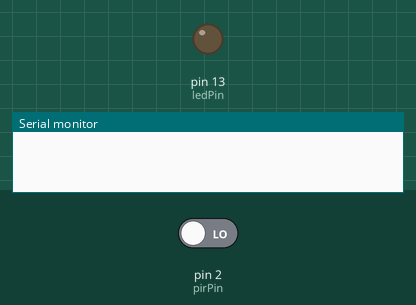
Bench run of a sketch on a simulated Arduino Uno, built with avr-gcc and run on an emulated ATmega328P. On the bench: output pins drawn as LEDs (lit = HIGH), the last lines printed to the serial monitor. Inputs (shaded band) come from the test bench; at power-on: pin 2 (pirPin) LOW.

Above: at 1.2 s.
1.3 s: pin 2 (pirPin) driven HIGH
At 2.3 s:
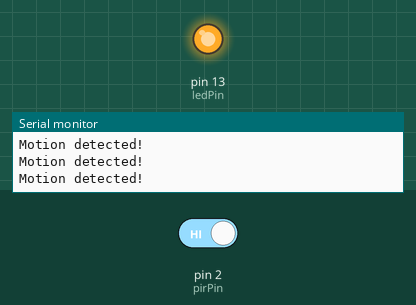
2.8 s: pin 2 (pirPin) driven LOW
At 3.5 s:
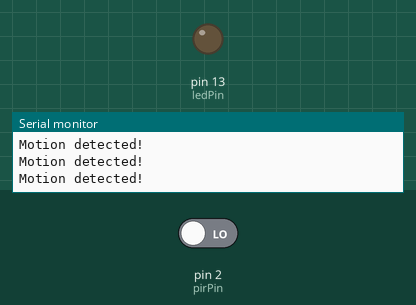
Timing chart, 0 to 5.8 s (numbered marks = the images above; inputs shaded):
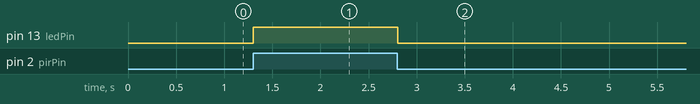

Measured:
- after the input at 1.3 s, pin 13 (ledPin): LOW → HIGH at once
- after the input at 2.8 s, pin 13 (ledPin): HIGH → LOW at once

The sketch:

PIR_TESTING_CODE.ino
```cpp
// Define PIR sensor pin
const int pirPin = 2;       // Connect PIR sensor OUT pin to digital pin 2
const int ledPin = 13;      // Onboard LED pin

void setup() {
  pinMode(pirPin, INPUT);   // PIR sensor as input
  pinMode(ledPin, OUTPUT);  // LED as output
  Serial.begin(9600);
}

void loop() {
  int motion = digitalRead(pirPin);  // Read PIR sensor

  if (motion == HIGH) {
    digitalWrite(ledPin, HIGH);      // Turn on LED
    Serial.println("Motion detected!");
  } else {
    digitalWrite(ledPin, LOW);       // Turn off LED
  }

  delay(100); // Small delay for stability
}
```
